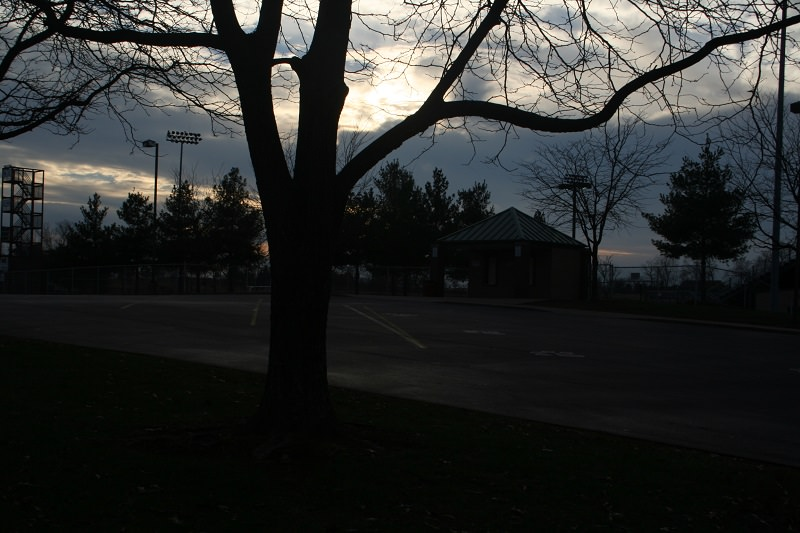
#> input picture 42.jpg, 800 x 533 px
$ python -i appp.py   (imports and definitions only)
#> lines starting #> are read from the running program, lines starting #| are printed output that depends on the picture
#> further down, picture is the input picture: shape (533, 800, 3); mean B, G, R 43.5, 44.7, 43.2
from flask import Flask, render_template, request, send_file, jsonify
import cv2
import numpy as np
from PIL import Image, ImageEnhance
import os
import tempfile

# [1 line not run here, left out]
UPLOAD_FOLDER = "uploads"
# [1 line not run here, left out]

# Enhancement Functions
def apply_clahe(image, clip_limit=3.0, grid_size=(8,8)):
#> called with clip_limit = 3, grid_size = (8, 8)
    lab = cv2.cvtColor(image, cv2.COLOR_BGR2LAB)
#> lab: shape (533, 800, 3); mean of channels 0, 1, 2 44.6, 127.3, 128.4
    l, a, b = cv2.split(lab)
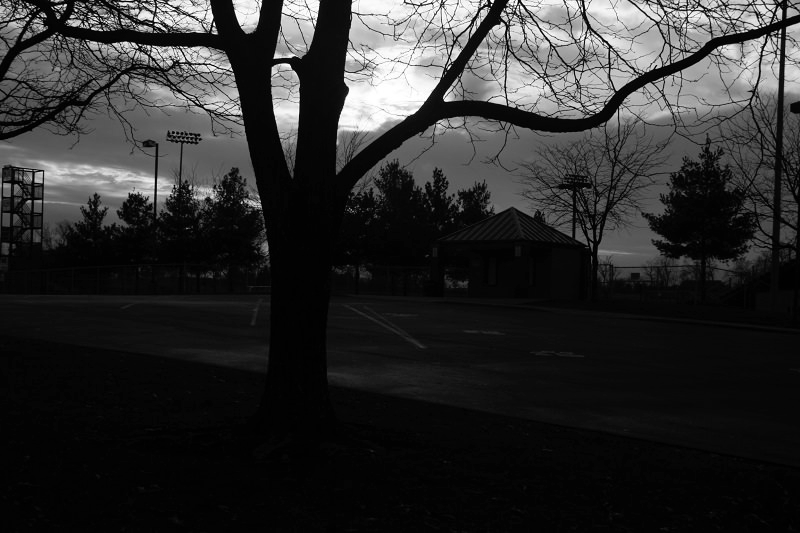
#> l: shape (533, 800); min 0, max 255, mean 44.6
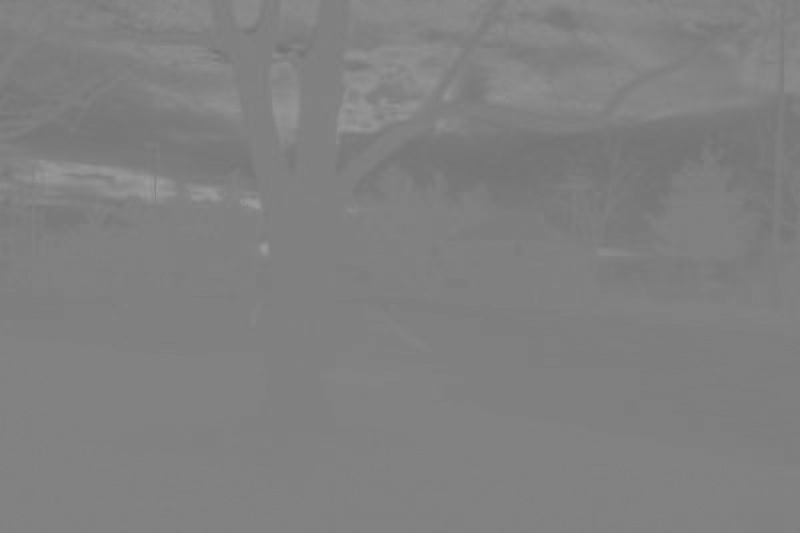
#> b: shape (533, 800); min 114, max 157, mean 128.4
    clahe = cv2.createCLAHE(clipLimit=clip_limit, tileGridSize=grid_size)
    l = clahe.apply(l)
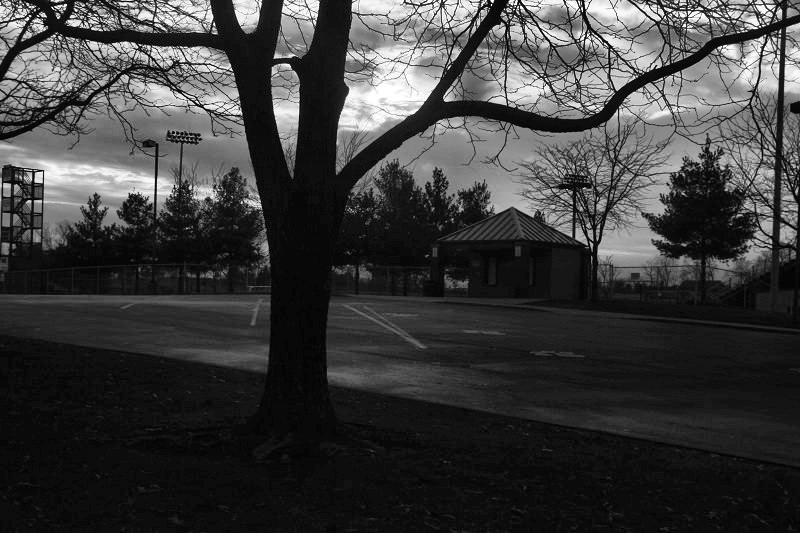
#> l: shape (533, 800); min 0, max 255, mean 60
    lab = cv2.merge((l, a, b))
#> lab: shape (533, 800, 3); mean of channels 0, 1, 2 60, 127.3, 128.4
    return cv2.cvtColor(lab, cv2.COLOR_LAB2BGR)
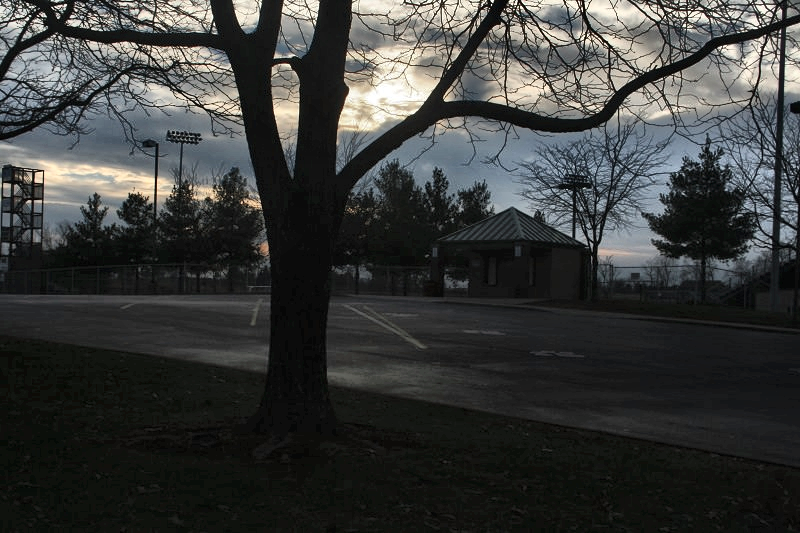
#> returned value: shape (533, 800, 3); mean B, G, R 58.5, 59.9, 58.2

# [4 lines left out: function gamma_correction, not called in this run]

def white_balance(image):
    wb = cv2.xphoto.createSimpleWB()
    return wb.balanceWhite(image)

# [15 lines left out: functions adjust_brightness_contrast, adjust_saturation_sharpness, not called in this run]

# [3 lines that did not run here, left out]

# [10 lines that did not run here, left out]

# [34 lines that did not run here, left out]


# [2 lines not run here, left out]

>>> import cv2
>>> picture = cv2.imread('42.jpg')
>>> result = apply_clahe(picture)
